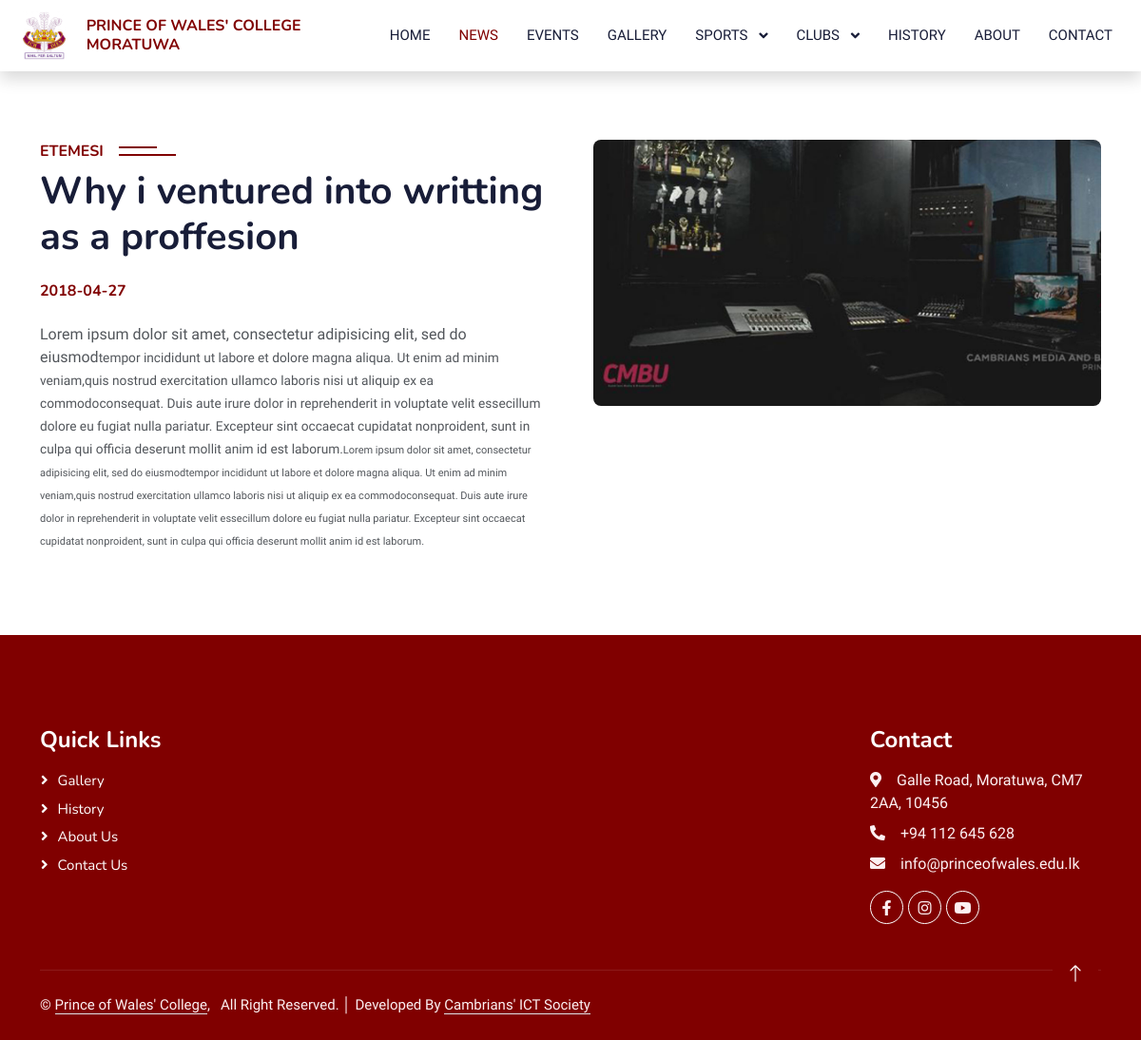
Screenshot of /news/news.php?id=6 with the database file from the repository.
### tables this page shows
CREATE TABLE `pwc_db_news` (
  `id` int(10) UNSIGNED NOT NULL,
  `title` varchar(190) NOT NULL,
  `tags` varchar(40) NOT NULL,
  `content` text NOT NULL,
  `photo` varchar(50) NOT NULL,
  `posted` varchar(40) NOT NULL,
  `date` date DEFAULT NULL,
  `category` varchar(40) DEFAULT NULL,
  `slug` text NOT NULL
);

### news/news.php (the view, shortened to what this page needs)
<!DOCTYPE html>
<html lang="en">
<head>
  <?php include '../database_connection.php'; ?>
  <?php
    $id=$_GET['id'];
    $query = "SELECT * FROM pwc_db_news WHERE id='$id'";
$statement = $connect->prepare($query);
$statement->execute();
foreach($statement->fetchAll() as $row)
?>
  <?php include 'header.php'; ?>
</head>
<body>
  <header>
    <br><br><br>
    <div class="container">
      <div class="row g-5">
        <div class="col-lg-6 wow fadeInUp" data-wow-delay="0.1s" style="min-height: 400px;">
          <h6 class="section-title bg-white text-start text-primary pe-3"><?php echo $row["category"]; ?></h6>
          <h1 class="mb-4"><?php echo $row["title"]; ?></h1>
          <h6 class="bg-white text-start text-primary "><?php echo $row["date"]; ?></h6>
          <p class="mb-4"><?php echo $row["content"]; ?></p>
        </div>
        <div class="col-lg-6 wow fadeInUp" data-wow-delay="0.3s">
          <div class="position-relative ">
            <img class="img-fluid w-100 h-100" src="../<?php echo $row["photo"]; ?>" alt=""
              style="object-fit: cover; border-radius: 8px;">
          </div>
        </div>
      </div>
    </div>
  </header>
  <br>
  <?php include 'footer.php'; ?>
</body>
</html>

### css/style.css (style rules this page uses)
:root { --primary: #800000; --light: #fcf0f2; --dark: #181d38; }
.section-title { position: relative; display: inline-block; text-transform: uppercase; }
.section-title::before { position: absolute; content: ""; width: calc(100% + 80px); height: 2px; top: 4px; left: -40px; background: var(--primary); z-index: -1; }
.section-title::after { position: absolute; content: ""; width: calc(100% + 120px); height: 2px; bottom: 5px; left: -60px; background: var(--primary); z-index: -1; }
.section-title.text-start::before { width: calc(100% + 40px); left: 0; }
.section-title.text-start::after { width: calc(100% + 60px); left: 0; }

### rows the page displays
pwc_db_news: category "ETEMESI", title "Why i ventured into writting as a proffesion", date "2018-04-27", content "Lorem ipsum dolor sit amet, consectetur adipisicing elit, sed do eiusmod tempor incididunt ut labore et dolore magna aliqua. Ut enim ad minim veniam, quis nostrud exercitation ullamco laboris nisi ut aliquip ex ea commodo consequat. Duis aute irure dolor in reprehenderit in voluptate velit esse cillum dolore eu fugiat nulla pariatur. Excepteur sint occaecat cupidatat non proident, sunt in culpa qui officia deserunt mollit anim id est laborum. Lorem ipsum dolor sit amet, consectetur adipisicing elit, sed do eiusmod tempor incididunt ut labore et dolore magna aliqua. Ut enim ad minim veniam, quis nostrud exercitation ullamco laboris nisi ut aliquip ex ea commodo consequat. Duis aute irure…", photo (picture)
